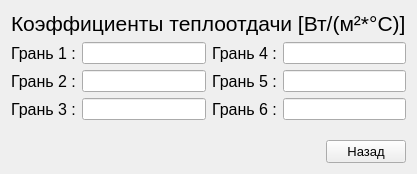
<?xml version="1.0" encoding="UTF-8"?>
<ui version="4.0">
 <class>HeatCoefficientDialog</class>
 <widget class="QWidget" name="HeatCoefficientDialog">
  <property name="geometry">
   <rect>
    <x>0</x>
    <y>0</y>
    <width>400</width>
    <height>174</height>
   </rect>
  </property>
  <property name="windowTitle">
   <string>Form</string>
  </property>
  <layout class="QVBoxLayout" name="verticalLayout_2">
   <item>
    <layout class="QVBoxLayout" name="verticalLayout">
     <item>
      <widget class="QLabel" name="heder_label">
       <property name="font">
        <font>
         <pointsize>16</pointsize>
        </font>
       </property>
       <property name="text">
        <string>Коэффициенты теплоотдачи [Вт/(м²*°С)]</string>
       </property>
      </widget>
     </item>
     <item>
      <layout class="QGridLayout" name="gridLayout">
       <item row="1" column="0">
        <widget class="QLabel" name="label_3">
         <property name="font">
          <font>
           <pointsize>12</pointsize>
          </font>
         </property>
         <property name="text">
          <string>Грань 2 :</string>
         </property>
        </widget>
       </item>
       <item row="0" column="1">
        <widget class="QLineEdit" name="lineEdit_1_HeatCoefficient"/>
       </item>
       <item row="1" column="1">
        <widget class="QLineEdit" name="lineEdit_2_HeatCoefficient"/>
       </item>
       <item row="0" column="2">
        <widget class="QLabel" name="label_5">
         <property name="font">
          <font>
           <pointsize>12</pointsize>
          </font>
         </property>
         <property name="text">
          <string>Грань 4 :</string>
         </property>
        </widget>
       </item>
       <item row="2" column="0">
        <widget class="QLabel" name="label_4">
         <property name="font">
          <font>
           <pointsize>12</pointsize>
          </font>
         </property>
         <property name="text">
          <string>Грань 3 :</string>
         </property>
        </widget>
       </item>
       <item row="2" column="1">
        <widget class="QLineEdit" name="lineEdit_3_HeatCoefficient"/>
       </item>
       <item row="1" column="2">
        <widget class="QLabel" name="label_6">
         <property name="font">
          <font>
           <pointsize>12</pointsize>
          </font>
         </property>
         <property name="text">
          <string>Грань 5 :</string>
         </property>
        </widget>
       </item>
       <item row="2" column="2">
        <widget class="QLabel" name="label_7">
         <property name="font">
          <font>
           <pointsize>12</pointsize>
          </font>
         </property>
         <property name="text">
          <string>Грань 6 :</string>
         </property>
        </widget>
       </item>
       <item row="0" column="0">
        <widget class="QLabel" name="label_2">
         <property name="font">
          <font>
           <pointsize>12</pointsize>
          </font>
         </property>
         <property name="text">
          <string>Грань 1 :</string>
         </property>
        </widget>
       </item>
       <item row="0" column="3">
        <widget class="QLineEdit" name="lineEdit_4_HeatCoefficient"/>
       </item>
       <item row="1" column="3">
        <widget class="QLineEdit" name="lineEdit_5_HeatCoefficient"/>
       </item>
       <item row="2" column="3">
        <widget class="QLineEdit" name="lineEdit_6_HeatCoefficient"/>
       </item>
      </layout>
     </item>
     <item>
      <spacer name="verticalSpacer">
       <property name="orientation">
        <enum>Qt::Vertical</enum>
       </property>
       <property name="sizeHint" stdset="0">
        <size>
         <width>20</width>
         <height>40</height>
        </size>
       </property>
      </spacer>
     </item>
     <item>
      <layout class="QHBoxLayout" name="horizontalLayout">
       <item>
        <spacer name="horizontalSpacer">
         <property name="orientation">
          <enum>Qt::Horizontal</enum>
         </property>
         <property name="sizeHint" stdset="0">
          <size>
           <width>40</width>
           <height>20</height>
          </size>
         </property>
        </spacer>
       </item>
       <item>
        <widget class="QPushButton" name="pushButton">
         <property name="font">
          <font>
           <pointsize>10</pointsize>
          </font>
         </property>
         <property name="text">
          <string>Назад</string>
         </property>
        </widget>
       </item>
      </layout>
     </item>
    </layout>
   </item>
  </layout>
 </widget>
 <resources/>
 <connections/>
</ui>
